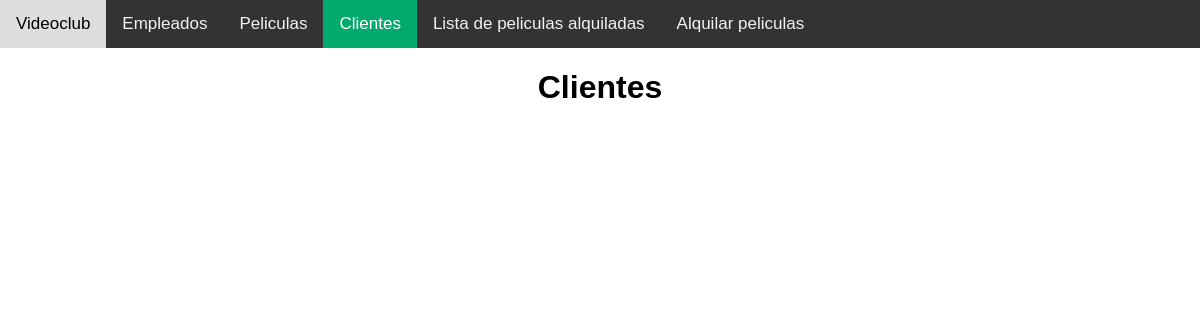
/videoclub/clientes, run on an earlier commit of the app's database.
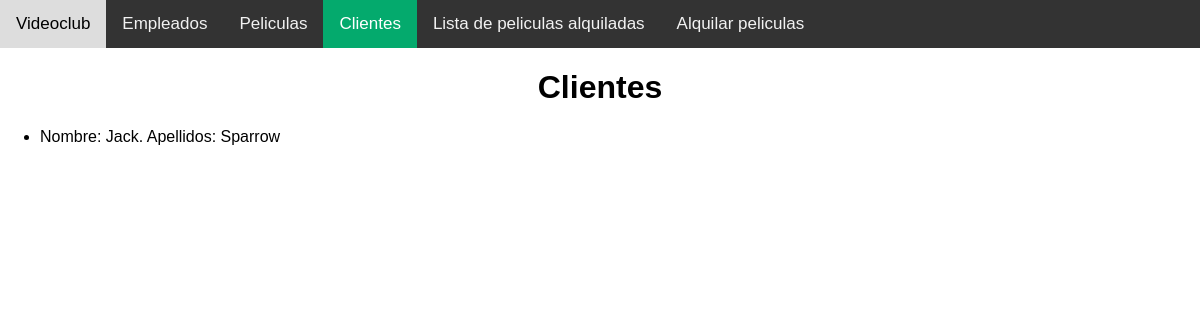
And on a later commit of the database.
### videoclub/models.py (models this page shows, shortened)
class Cliente(models.Model):
    idCliente = models.AutoField(primary_key=True)
    nombre = models.CharField(max_length=30, blank=False, null=False)
    apellidos = models.CharField(max_length=60, blank=False, null=False)

### videoclub/views.py (the view)
# urls.py: path('clientes', videoclub.views.cliente),
def cliente(request):
    cliente = Cliente.objects.all()
    dictionary = {'clientes': cliente}
    return render(request, 'videoclub/cliente.html', dictionary)

### videoclub/templates/videoclub/cliente.html (shortened to what this page needs)
{% load static %}
<!DOCTYPE html>
<html lang="en">
<head>
    <link rel="stylesheet" href="{% static 'css/navbar.css' %}" type="text/css"/>
</head>
<body>
<div class="topnav">
  <a href="videoclub">Videoclub</a>
  <a href="empleados">Empleados</a>
  <a  href="peliculas">Peliculas</a>
  <a class="active" href="clientes">Clientes</a>
    <a href="lista_alquilados">Lista de peliculas alquiladas</a>
    <a href="alquilar_pelicula">Alquilar peliculas</a>
</div>
  <h1 style="text-align: center">Clientes</h1>
    <ul>
        {% for cliente in clientes %}
        <li>
                 Nombre: {{ cliente.nombre }}. Apellidos: {{ cliente.apellidos }}
        </li>
        {% endfor %}
    </ul>
</body>
</html>

What changed in the data, as far as the page shows it:
added Cliente: nombre "Jack", apellidos "Sparrow"
